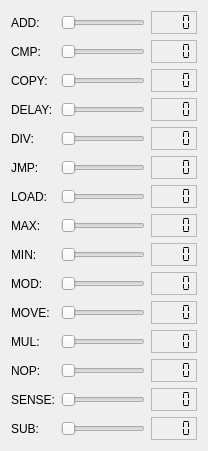
          <widget class="QWidget" name="tab1">
            <attribute name="title">
              <string>Command probabilities</string>
            </attribute>
            <layout class="QGridLayout">
              <property name="margin">
                <number>11</number>
              </property>
              <property name="spacing">
                <number>6</number>
              </property>
              <item row="0" column="0">
                <widget class="QLabel" name="textlabelADD">
                  <property name="text">
                    <string>ADD:</string>
                  </property>
                  <property name="wordWrap">
                    <bool>false</bool>
                  </property>
                </widget>
              </item>
              <item row="1" column="0">
                <widget class="QLabel" name="textlabelCMP">
                  <property name="text">
                    <string>CMP:</string>
                  </property>
                  <property name="wordWrap">
                    <bool>false</bool>
                  </property>
                </widget>
              </item>
              <item row="2" column="0">
                <widget class="QLabel" name="textlabelCOPY">
                  <property name="text">
                    <string>COPY:</string>
                  </property>
                  <property name="wordWrap">
                    <bool>false</bool>
                  </property>
                </widget>
              </item>
              <item row="3" column="0">
                <widget class="QLabel" name="textlabelDELAY">
                  <property name="text">
                    <string>DELAY:</string>
                  </property>
                  <property name="wordWrap">
                    <bool>false</bool>
                  </property>
                </widget>
              </item>
              <item row="4" column="0">
                <widget class="QLabel" name="textlabelDIV">
                  <property name="text">
                    <string>DIV:</string>
                  </property>
                  <property name="wordWrap">
                    <bool>false</bool>
                  </property>
                </widget>
              </item>
              <item row="9" column="0">
                <widget class="QLabel" name="textlabelMOD">
                  <property name="text">
                    <string>MOD:</string>
                  </property>
                  <property name="wordWrap">
                    <bool>false</bool>
                  </property>
                </widget>
              </item>
              <item row="5" column="0">
                <widget class="QLabel" name="textlabelJMP">
                  <property name="text">
                    <string>JMP:</string>
                  </property>
                  <property name="wordWrap">
                    <bool>false</bool>
                  </property>
                </widget>
              </item>
              <item row="6" column="0">
                <widget class="QLabel" name="textlabelLOAD">
                  <property name="text">
                    <string>LOAD:</string>
                  </property>
                  <property name="wordWrap">
                    <bool>false</bool>
                  </property>
                </widget>
              </item>
              <item row="10" column="0">
                <widget class="QLabel" name="textlabelMOVE">
                  <property name="text">
                    <string>MOVE:</string>
                  </property>
                  <property name="wordWrap">
                    <bool>false</bool>
                  </property>
                </widget>
              </item>
              <item row="7" column="1">
                <widget class="QSlider" name="sliderMAX">
                  <property name="maximum">
                    <number>1000</number>
                  </property>
                  <property name="pageStep">
                    <number>1</number>
                  </property>
                  <property name="orientation">
                    <enum>Qt::Horizontal</enum>
                  </property>
                </widget>
              </item>
              <item row="8" column="0">
                <widget class="QLabel" name="textlabelMIN">
                  <property name="text">
                    <string>MIN:</string>
                  </property>
                  <property name="wordWrap">
                    <bool>false</bool>
                  </property>
                </widget>
              </item>
              <item row="7" column="0">
                <widget class="QLabel" name="textlabelMAX">
                  <property name="text">
                    <string>MAX:</string>
                  </property>
                  <property name="wordWrap">
                    <bool>false</bool>
                  </property>
                </widget>
              </item>
              <item row="11" column="0">
                <widget class="QLabel" name="textlabelMUL">
                  <property name="text">
                    <string>MUL:</string>
                  </property>
                  <property name="wordWrap">
                    <bool>false</bool>
                  </property>
                </widget>
              </item>
              <item row="12" column="0">
                <widget class="QLabel" name="textlabelNOP">
                  <property name="text">
                    <string>NOP:</string>
                  </property>
                  <property name="wordWrap">
                    <bool>false</bool>
                  </property>
                </widget>
              </item>
              <item row="13" column="0">
                <widget class="QLabel" name="textlabelSENSE">
                  <property name="text">
                    <string>SENSE:</string>
                  </property>
                  <property name="wordWrap">
                    <bool>false</bool>
                  </property>
                </widget>
              </item>
              <item row="14" column="0">
                <widget class="QLabel" name="textlabelSUB">
                  <property name="text">
                    <string>SUB:</string>
                  </property>
                  <property name="wordWrap">
                    <bool>false</bool>
                  </property>
                </widget>
              </item>
              <item row="8" column="1">
                <widget class="QSlider" name="sliderMIN">
                  <property name="maximum">
                    <number>1000</number>
                  </property>
                  <property name="pageStep">
                    <number>1</number>
                  </property>
                  <property name="orientation">
                    <enum>Qt::Horizontal</enum>
                  </property>
                </widget>
              </item>
              <item row="9" column="1">
                <widget class="QSlider" name="sliderMOD">
                  <property name="windowTitle">
                    <string/>
                  </property>
                  <property name="maximum">
                    <number>1000</number>
                  </property>
                  <property name="pageStep">
                    <number>1</number>
                  </property>
                  <property name="orientation">
                    <enum>Qt::Horizontal</enum>
                  </property>
                </widget>
              </item>
              <item row="10" column="1">
                <widget class="QSlider" name="sliderMOVE">
                  <property name="maximum">
                    <number>1000</number>
                  </property>
                  <property name="pageStep">
                    <number>1</number>
                  </property>
                  <property name="orientation">
                    <enum>Qt::Horizontal</enum>
                  </property>
                </widget>
              </item>
              <item row="11" column="1">
                <widget class="QSlider" name="sliderMUL">
                  <property name="maximum">
                    <number>1000</number>
                  </property>
                  <property name="pageStep">
                    <number>1</number>
                  </property>
                  <property name="orientation">
                    <enum>Qt::Horizontal</enum>
                  </property>
                </widget>
              </item>
              <item row="12" column="1">
                <widget class="QSlider" name="sliderNOP">
                  <property name="maximum">
                    <number>1000</number>
                  </property>
                  <property name="pageStep">
                    <number>1</number>
                  </property>
                  <property name="orientation">
                    <enum>Qt::Horizontal</enum>
                  </property>
                </widget>
              </item>
              <item row="13" column="1">
                <widget class="QSlider" name="sliderSENSE">
                  <property name="maximum">
                    <number>1000</number>
                  </property>
                  <property name="pageStep">
                    <number>1</number>
                  </property>
                  <property name="orientation">
                    <enum>Qt::Horizontal</enum>
                  </property>
                </widget>
              </item>
              <item row="14" column="1">
                <widget class="QSlider" name="sliderSUB">
                  <property name="maximum">
                    <number>1000</number>
                  </property>
                  <property name="pageStep">
                    <number>1</number>
                  </property>
                  <property name="orientation">
                    <enum>Qt::Horizontal</enum>
                  </property>
                </widget>
              </item>
              <item row="0" column="1">
                <widget class="QSlider" name="sliderADD">
                  <property name="maximum">
                    <number>1000</number>
                  </property>
                  <property name="pageStep">
                    <number>1</number>
                  </property>
                  <property name="orientation">
                    <enum>Qt::Horizontal</enum>
                  </property>
                </widget>
              </item>
              <item row="1" column="1">
                <widget class="QSlider" name="sliderCMP">
                  <property name="maximum">
                    <number>1000</number>
                  </property>
                  <property name="pageStep">
                    <number>1</number>
                  </property>
                  <property name="orientation">
                    <enum>Qt::Horizontal</enum>
                  </property>
                </widget>
              </item>
              <item row="2" column="1">
                <widget class="QSlider" name="sliderCOPY">
                  <property name="maximum">
                    <number>1000</number>
                  </property>
                  <property name="pageStep">
                    <number>1</number>
                  </property>
                  <property name="orientation">
                    <enum>Qt::Horizontal</enum>
                  </property>
                </widget>
              </item>
              <item row="4" column="1">
                <widget class="QSlider" name="sliderDIV">
                  <property name="maximum">
                    <number>1000</number>
                  </property>
                  <property name="pageStep">
                    <number>1</number>
                  </property>
                  <property name="orientation">
                    <enum>Qt::Horizontal</enum>
                  </property>
                </widget>
              </item>
              <item row="3" column="1">
                <widget class="QSlider" name="sliderDELAY">
                  <property name="maximum">
                    <number>1000</number>
                  </property>
                  <property name="pageStep">
                    <number>1</number>
                  </property>
                  <property name="orientation">
                    <enum>Qt::Horizontal</enum>
                  </property>
                </widget>
              </item>
              <item row="5" column="1">
                <widget class="QSlider" name="sliderJMP">
                  <property name="maximum">
                    <number>1000</number>
                  </property>
                  <property name="pageStep">
                    <number>1</number>
                  </property>
                  <property name="orientation">
                    <enum>Qt::Horizontal</enum>
                  </property>
                </widget>
              </item>
              <item row="6" column="1">
                <widget class="QSlider" name="sliderLOAD">
                  <property name="maximum">
                    <number>1000</number>
                  </property>
                  <property name="pageStep">
                    <number>1</number>
                  </property>
                  <property name="orientation">
                    <enum>Qt::Horizontal</enum>
                  </property>
                </widget>
              </item>
              <item row="0" column="2">
                <widget class="QLCDNumber" name="lcdnumberADD">
                  <property name="frameShape">
                    <enum>QFrame::StyledPanel</enum>
                  </property>
                  <property name="frameShadow">
                    <enum>QFrame::Sunken</enum>
                  </property>
                  <property name="smallDecimalPoint">
                    <bool>true</bool>
                  </property>
                  <property name="digitCount">
                    <number>4</number>
                  </property>
                  <property name="segmentStyle">
                    <enum>QLCDNumber::Flat</enum>
                  </property>
                </widget>
              </item>
              <item row="1" column="2">
                <widget class="QLCDNumber" name="lcdnumberCMP">
                  <property name="frameShape">
                    <enum>QFrame::StyledPanel</enum>
                  </property>
                  <property name="frameShadow">
                    <enum>QFrame::Sunken</enum>
                  </property>
                  <property name="smallDecimalPoint">
                    <bool>true</bool>
                  </property>
                  <property name="digitCount">
                    <number>4</number>
                  </property>
                  <property name="segmentStyle">
                    <enum>QLCDNumber::Flat</enum>
                  </property>
                </widget>
              </item>
              <item row="2" column="2">
                <widget class="QLCDNumber" name="lcdnumberCOPY">
                  <property name="frameShape">
                    <enum>QFrame::StyledPanel</enum>
                  </property>
                  <property name="frameShadow">
                    <enum>QFrame::Sunken</enum>
                  </property>
                  <property name="smallDecimalPoint">
                    <bool>true</bool>
                  </property>
                  <property name="digitCount">
                    <number>4</number>
                  </property>
                  <property name="segmentStyle">
                    <enum>QLCDNumber::Flat</enum>
                  </property>
                </widget>
              </item>
              <item row="3" column="2">
                <widget class="QLCDNumber" name="lcdnumberDELAY">
                  <property name="frameShape">
                    <enum>QFrame::StyledPanel</enum>
                  </property>
                  <property name="frameShadow">
                    <enum>QFrame::Sunken</enum>
                  </property>
                  <property name="smallDecimalPoint">
                    <bool>true</bool>
                  </property>
                  <property name="digitCount">
                    <number>4</number>
                  </property>
                  <property name="segmentStyle">
                    <enum>QLCDNumber::Flat</enum>
                  </property>
                </widget>
              </item>
              <item row="4" column="2">
                <widget class="QLCDNumber" name="lcdnumberDIV">
                  <property name="frameShape">
                    <enum>QFrame::StyledPanel</enum>
                  </property>
                  <property name="frameShadow">
                    <enum>QFrame::Sunken</enum>
                  </property>
                  <property name="smallDecimalPoint">
                    <bool>true</bool>
                  </property>
                  <property name="digitCount">
                    <number>4</number>
                  </property>
                  <property name="segmentStyle">
                    <enum>QLCDNumber::Flat</enum>
                  </property>
                </widget>
              </item>
              <item row="5" column="2">
                <widget class="QLCDNumber" name="lcdnumberJMP">
                  <property name="frameShape">
                    <enum>QFrame::StyledPanel</enum>
                  </property>
                  <property name="frameShadow">
                    <enum>QFrame::Sunken</enum>
                  </property>
                  <property name="smallDecimalPoint">
                    <bool>true</bool>
                  </property>
                  <property name="digitCount">
                    <number>4</number>
                  </property>
                  <property name="segmentStyle">
                    <enum>QLCDNumber::Flat</enum>
                  </property>
                </widget>
              </item>
              <item row="6" column="2">
                <widget class="QLCDNumber" name="lcdnumberLOAD">
                  <property name="frameShape">
                    <enum>QFrame::StyledPanel</enum>
                  </property>
                  <property name="frameShadow">
                    <enum>QFrame::Sunken</enum>
                  </property>
                  <property name="smallDecimalPoint">
                    <bool>true</bool>
                  </property>
                  <property name="digitCount">
                    <number>4</number>
                  </property>
                  <property name="segmentStyle">
                    <enum>QLCDNumber::Flat</enum>
                  </property>
                </widget>
              </item>
              <item row="7" column="2">
                <widget class="QLCDNumber" name="lcdnumberMAX">
                  <property name="frameShape">
                    <enum>QFrame::StyledPanel</enum>
                  </property>
                  <property name="frameShadow">
                    <enum>QFrame::Sunken</enum>
                  </property>
                  <property name="smallDecimalPoint">
                    <bool>true</bool>
                  </property>
                  <property name="digitCount">
                    <number>4</number>
                  </property>
                  <property name="segmentStyle">
                    <enum>QLCDNumber::Flat</enum>
                  </property>
                </widget>
              </item>
              <item row="8" column="2">
                <widget class="QLCDNumber" name="lcdnumberMIN">
                  <property name="frameShape">
                    <enum>QFrame::StyledPanel</enum>
                  </property>
                  <property name="frameShadow">
                    <enum>QFrame::Sunken</enum>
                  </property>
                  <property name="smallDecimalPoint">
                    <bool>true</bool>
                  </property>
                  <property name="digitCount">
                    <number>4</number>
                  </property>
                  <property name="segmentStyle">
                    <enum>QLCDNumber::Flat</enum>
                  </property>
                </widget>
              </item>
              <item row="9" column="2">
                <widget class="QLCDNumber" name="lcdnumberMOD">
                  <property name="frameShape">
                    <enum>QFrame::StyledPanel</enum>
                  </property>
                  <property name="frameShadow">
                    <enum>QFrame::Sunken</enum>
                  </property>
                  <property name="smallDecimalPoint">
                    <bool>true</bool>
                  </property>
                  <property name="digitCount">
                    <number>4</number>
                  </property>
                  <property name="segmentStyle">
                    <enum>QLCDNumber::Flat</enum>
                  </property>
                </widget>
              </item>
              <item row="10" column="2">
                <widget class="QLCDNumber" name="lcdnumberMOVE">
                  <property name="frameShape">
                    <enum>QFrame::StyledPanel</enum>
                  </property>
                  <property name="frameShadow">
                    <enum>QFrame::Sunken</enum>
                  </property>
                  <property name="smallDecimalPoint">
                    <bool>true</bool>
                  </property>
                  <property name="digitCount">
                    <number>4</number>
                  </property>
                  <property name="segmentStyle">
                    <enum>QLCDNumber::Flat</enum>
                  </property>
                </widget>
              </item>
              <item row="11" column="2">
                <widget class="QLCDNumber" name="lcdnumberMUL">
                  <property name="frameShape">
                    <enum>QFrame::StyledPanel</enum>
                  </property>
                  <property name="frameShadow">
                    <enum>QFrame::Sunken</enum>
                  </property>
                  <property name="smallDecimalPoint">
                    <bool>true</bool>
                  </property>
                  <property name="digitCount">
                    <number>4</number>
                  </property>
                  <property name="segmentStyle">
                    <enum>QLCDNumber::Flat</enum>
                  </property>
                </widget>
              </item>
              <item row="12" column="2">
                <widget class="QLCDNumber" name="lcdnumberNOP">
                  <property name="frameShape">
                    <enum>QFrame::StyledPanel</enum>
                  </property>
                  <property name="frameShadow">
                    <enum>QFrame::Sunken</enum>
                  </property>
                  <property name="smallDecimalPoint">
                    <bool>true</bool>
                  </property>
                  <property name="digitCount">
                    <number>4</number>
                  </property>
                  <property name="segmentStyle">
                    <enum>QLCDNumber::Flat</enum>
                  </property>
                </widget>
              </item>
              <item row="13" column="2">
                <widget class="QLCDNumber" name="lcdnumberSENSE">
                  <property name="frameShape">
                    <enum>QFrame::StyledPanel</enum>
                  </property>
                  <property name="frameShadow">
                    <enum>QFrame::Sunken</enum>
                  </property>
                  <property name="smallDecimalPoint">
                    <bool>true</bool>
                  </property>
                  <property name="digitCount">
                    <number>4</number>
                  </property>
                  <property name="segmentStyle">
                    <enum>QLCDNumber::Flat</enum>
                  </property>
                </widget>
              </item>
              <item row="14" column="2">
                <widget class="QLCDNumber" name="lcdnumberSUB">
                  <property name="frameShape">
                    <enum>QFrame::StyledPanel</enum>
                  </property>
                  <property name="frameShadow">
                    <enum>QFrame::Sunken</enum>
                  </property>
                  <property name="smallDecimalPoint">
                    <bool>true</bool>
                  </property>
                  <property name="digitCount">
                    <number>4</number>
                  </property>
                  <property name="segmentStyle">
                    <enum>QLCDNumber::Flat</enum>
                  </property>
                </widget>
              </item>
            </layout>
          </widget>
